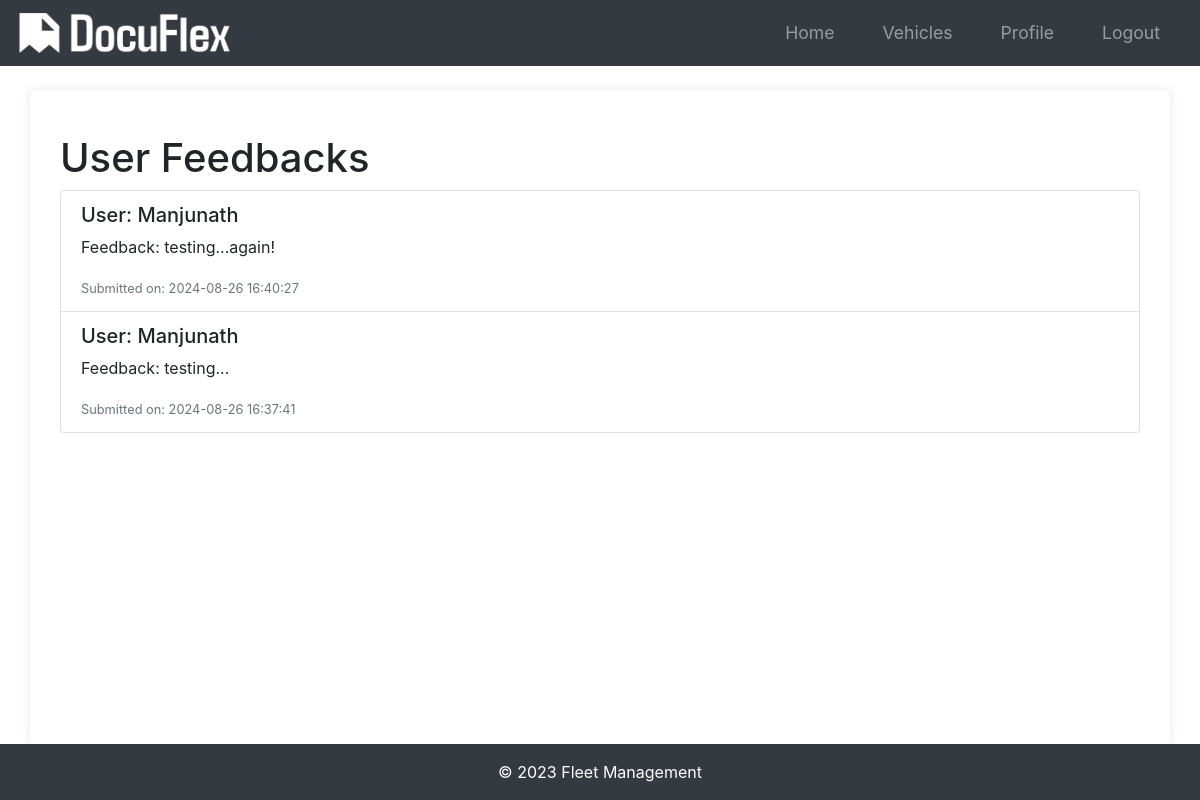
Page /feedbacks (signed in) on the committed database.
### app/models.py (models this page shows, shortened)
class Feedback(db.Model):
    id = db.Column(db.Integer, primary_key=True)
    user_id = db.Column(db.Integer, db.ForeignKey('user.id'), nullable=False)
    feedback_text = db.Column(db.Text, nullable=False)
    timestamp = db.Column(db.DateTime, nullable=False, default=datetime.utcnow)

class User(db.Model, UserMixin):
    id = db.Column(db.Integer, primary_key=True)
    username = db.Column(db.String(20), unique=True, nullable=False)
    email = db.Column(db.String(120), unique=True, nullable=False)
    phone = db.Column(db.String(20), nullable=True)  # Add phone field
    image_file = db.Column(db.String(20), nullable=False, default="default.jpg")
    password = db.Column(db.String(60), nullable=False)
    vehicles = db.relationship("Vehicle", backref="owner", lazy=True)
    compliance_alerts = db.relationship('ComplianceAlert', backref='user', lazy=True)
    feedbacks = db.relationship('Feedback', backref='user', lazy=True)

### app/routes.py (the view)
@main.route("/feedbacks")
@login_required
def view_feedbacks():
    feedbacks = Feedback.query.order_by(Feedback.timestamp.desc()).all()
    return render_template("view_feedbacks.html", feedbacks=feedbacks)

### app/__init__.py (called while the page is built)
def create_app(config_class=Config):
    app = Flask(__name__)
    app.config.from_object(config_class)
    db.init_app(app)
    bcrypt.init_app(app)
    login_manager.init_app(app)
    mail.init_app(app)
    migrate.init_app(app, db)
    login_manager.login_view = "main.login"
    login_manager.login_message_category = "info"
    from app.models import User
    @login_manager.user_loader
    def load_user(user_id):
        return User.query.get(int(user_id))
    from app.routes import main as main_blueprint
    app.register_blueprint(main_blueprint)
    scheduler = BackgroundScheduler()
    scheduler.add_job(check_document_expirations, "interval", hours=24)
    scheduler.start()
    return app

### app/templates/view_feedbacks.html (shortened to what this page needs)
{% extends "base.html" %}
{% block content %}
<div class="container">
    <h1 class="mt-4">User Feedbacks</h1>
    <div class="list-group">
        {% for feedback in feedbacks %}
        <div class="list-group-item">
            <h5>User: {{ feedback.user.username }}</h5>
            <p>Feedback: {{ feedback.feedback_text }}</p>
            <small class="text-muted">Submitted on: {{ feedback.timestamp.strftime('%Y-%m-%d %H:%M:%S') }}</small>
        </div>
        {% endfor %}
    </div>
</div>
{% endblock %}

### app/static/styles.css (style rules this page uses)
body { font-family: Arial, sans-serif; margin: 0; padding: 0; background-color: #f4f4f4; }
.container { width: 80%; margin: 0 auto; }
body { font-family: Arial, sans-serif; margin: 0; padding: 0; }

### app/templates/base.html (style rules this page uses)
html, body { height: 100%; margin: 0; display: flex; flex-direction: column; }
.container { flex: 1; }

### rows in the picture
Feedback: user.username "Manjunath", feedback_text "testing...again!", timestamp "2024-08-26 16:40:27"
Feedback: user.username "Manjunath", feedback_text "testing...", timestamp "2024-08-26 16:37:41"
